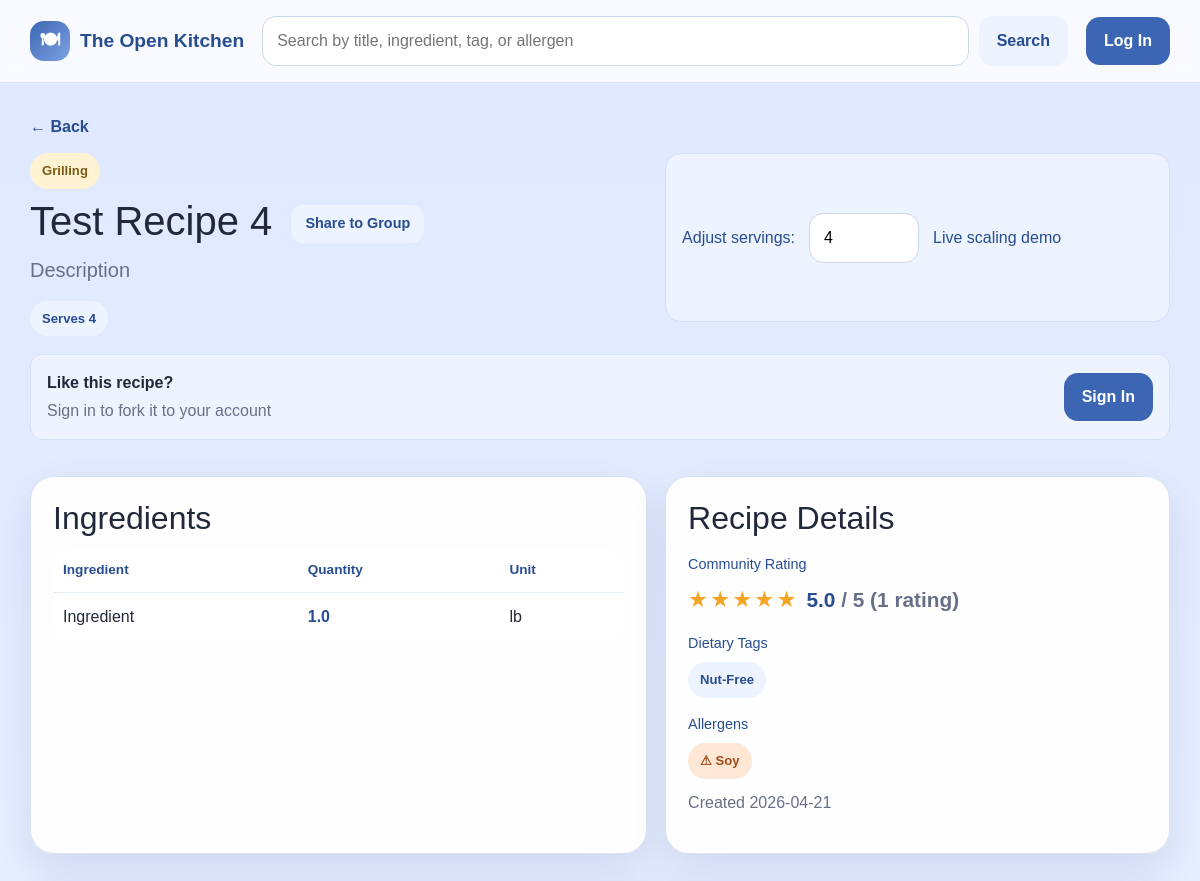
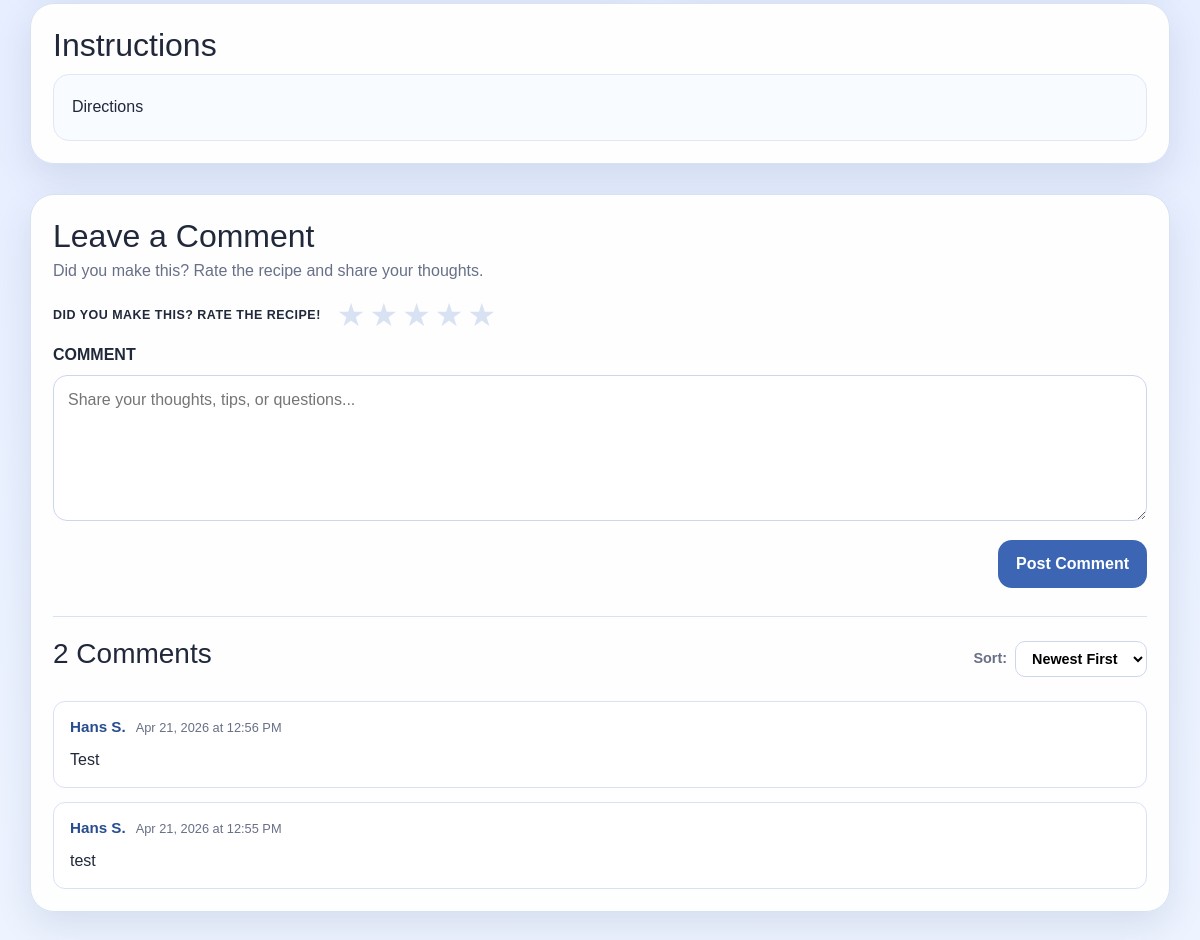
The page /recipe/10 on the database its author committed (2 pictures, top to bottom).
### app/models.py (models this page shows, shortened)
class RecipeCategory(db.Model):
    __tablename__ = 'recipe_categories'
    id = db.Column(db.Integer, primary_key=True)
    recipeID = db.Column(db.Integer, db.ForeignKey('recipes.id'), nullable=False)
    categoryID = db.Column(db.Integer, db.ForeignKey('categories.id'), nullable=False)
    category = db.relationship('Category', backref='recipe_categories')

class Category(db.Model):
    __tablename__ = 'categories'
    id = db.Column(db.Integer, primary_key=True)
    name = db.Column(db.String(32), unique=True, nullable=False)

class Recipe(db.Model):
    __tablename__ = 'recipes'
    id = db.Column(db.Integer, primary_key=True)
    authorID = db.Column(db.Integer, db.ForeignKey('users.id'), nullable=False)
    title = db.Column(db.String(150), nullable=False)
    description = db.Column(db.Text, nullable=True)
    instructions = db.Column(db.Text, nullable=False)
    forkedFrom = db.Column(db.Integer, db.ForeignKey('recipes.id'), nullable=True)
    baseServings = db.Column(db.Integer, nullable=False)
    prepTime = db.Column(db.Integer, nullable=True)
    cookTime = db.Column(db.Integer, nullable=True)
    dateCreated = db.Column(db.DateTime, nullable=False, default=datetime.now)
    ingredients = db.relationship('Ingredient', backref='recipe', lazy=True, cascade='all, delete-orphan')
    categories = db.relationship('RecipeCategory', backref='recipe', lazy=True, cascade='all, delete-orphan')
    dietary_tags = db.relationship('RecipeDietaryTag', backref='recipe', lazy=True, cascade='all, delete-orphan')
    allergens = db.relationship('RecipeAllergen', backref='recipe', lazy=True, cascade='all, delete-orphan')

class Ingredient(db.Model):
    __tablename__ = 'ingredients'
    id = db.Column(db.Integer, primary_key=True)
    recipeID = db.Column(db.Integer, db.ForeignKey('recipes.id'), nullable=False)
    unitID = db.Column(db.Integer, db.ForeignKey('measurement_units.id'), nullable=False)
    name = db.Column(db.String(32), nullable=False)
    quantity = db.Column(db.Float, nullable=False)

class MeasurementUnit(db.Model):
    __tablename__ = 'measurement_units'
    id = db.Column(db.Integer, primary_key=True)
    name = db.Column(db.String(32), unique=True, nullable=False)
    abbreviation = db.Column(db.String(32), unique=True, nullable=False)
    system = db.Column(db.String(32), nullable=False)
    isActive = db.Column(db.Boolean, default=True)
    ingredients = db.relationship('Ingredient', backref='unit', lazy=True)

class RecipeDietaryTag(db.Model):
    __tablename__ = 'recipe_dietary_tags'
    id = db.Column(db.Integer, primary_key=True)
    recipeID = db.Column(db.Integer, db.ForeignKey('recipes.id'), nullable=False)
    dietaryTagID = db.Column(db.Integer, db.ForeignKey('dietary_tags.id'), nullable=False)
    dietaryTag = db.relationship('DietaryTag', backref='recipe_dietary_tags')

class DietaryTag(db.Model):
    __tablename__ = 'dietary_tags'
    id = db.Column(db.Integer, primary_key=True)
    name = db.Column(db.String(32), unique=True, nullable=False)

class RecipeAllergen(db.Model):
    __tablename__ = 'recipe_allergens'
    id = db.Column(db.Integer, primary_key=True)
    recipeID = db.Column(db.Integer, db.ForeignKey('recipes.id'), nullable=False)
    allergenID = db.Column(db.Integer, db.ForeignKey('allergens.id'), nullable=False)
    allergen = db.relationship('Allergen', backref='recipe_allergens')

class Allergen(db.Model):
    __tablename__ = 'allergens'
    id = db.Column(db.Integer, primary_key=True)
    name = db.Column(db.String(32), unique=True, nullable=False)

class Comment(db.Model):
    __tablename__ = 'comments'
    id = db.Column(db.Integer, primary_key=True)
    recipeID = db.Column(db.Integer, db.ForeignKey('recipes.id'), nullable=False)
    userID = db.Column(db.Integer, db.ForeignKey('users.id'), nullable=False)
    content = db.Column(db.Text, nullable=True)
    dateCreated = db.Column(db.DateTime, nullable=False, default=datetime.now)

### app/routes.py (the view)
@app.route('/recipe/<int:recipe_id>')
def view_recipe(recipe_id):
    uid = current_user_id()
    user = get_current_user()
    recipe = Recipe.query.get_or_404(recipe_id)
    ingredients = Ingredient.query.filter_by(recipeID=recipe_id).all()
    categories = RecipeCategory.query.filter_by(recipeID=recipe_id).all()
    dietary_tags = RecipeDietaryTag.query.filter_by(recipeID=recipe_id).all()
    allergens = RecipeAllergen.query.filter_by(recipeID=recipe_id).all()
    avg_rating, rating_count = _get_avg_rating(recipe_id)
    user_rating = Rating.query.filter_by(recipeID=recipe_id, userID=uid).first() if uid else None
    is_saved = False
    if uid:
        is_saved = SavedRecipe.query.filter_by(userID=uid, recipeID=recipe_id).first() is not None
    sort = request.args.get('sort', 'newest')
    order = Comment.dateCreated.asc() if sort == 'oldest' else Comment.dateCreated.desc()
    comments = Comment.query.filter_by(recipeID=recipe_id).order_by(order).all()
    for c in comments:
        c.author_name = _comment_author(c)
    toast_notif = None
    toast_id = session.pop('toast_notification_id', None)
    if toast_id:
        toast_notif = Notification.query.get(toast_id)
    memberships = GroupMember.query.filter_by(userID=uid).all() if uid else []
    return render_template(
        'view_recipe.html',
        recipe=recipe,
        current_user=user,
        ingredients=ingredients,
        categories=categories,
        dietary_tags=dietary_tags,
        allergens=allergens,
        avg_rating=avg_rating,
        rating_count=rating_count,
        user_rating=user_rating,
        is_saved=is_saved,
        comments=comments,
        sort=sort,
        toast_notif=toast_notif,
        memberships=memberships,
    )

### app/routes.py (called while the page is built)
def get_current_user():
    if 'user_id' in session:
        return User.query.get(session['user_id'])
    return None

def current_user_id():
    return session.get('user_id')

def _get_avg_rating(recipe_id):
    result = db.session.query(func.avg(Rating.stars), func.count(Rating.id)).filter_by(recipeID=recipe_id).one()
    avg = round(result[0], 1) if result[0] else None
    count = result[1]
    return avg, count

def _comment_author(comment):
    user = User.query.get(comment.userID)
    return f"{user.firstName} {user.lastName[0]}." if user else "Anonymous"

def _get_notifications():
    uid = current_user_id()
    if uid is None:
        return []
    return Notification.query.filter_by(userID=uid).order_by(Notification.dateCreated.desc()).all()

@app.context_processor
def inject_notifications():
    notifications = _get_notifications()
    has_unread = any(not n.isRead for n in notifications)
    return dict(notifications=notifications, has_unread=has_unread)

### app/templates/view_recipe.html (shortened to what this page needs)
{% extends "base.html" %}
{% block content %}
<a href="javascript:void(0)" onclick="goBack()" class="back-link">← Back</a>
<section class="recipe-view-shell">
    <div class="recipe-hero">
        <div>
            <div class="pill-row push-bottom-small">
                {% for rc in categories %}
                <span class="mini-pill">{{ rc.category.name }}</span>
                {% endfor %}
            </div>
            <h1>
                {{ recipe.title }}
                <button type="button" class="btn btn-secondary btn-sm ms-2"
                        data-bs-toggle="modal" data-bs-target="#shareToGroupModal">
                    Share to Group
                </button>
            </h1>
            <p class="lead">{{ recipe.description or 'A saved Open Kitchen recipe.' }}</p>
            <div class="pill-row push-top-small">
                <span class="pill">Serves {{ recipe.baseServings }}</span>
            </div>
        </div>
        <div class="scale-preview-box compact-view">
            <label for="adjustServings">Adjust servings:</label>
            <input type="number" id="adjustServings" min="1" value="{{ recipe.baseServings }}" oninput="scaleIngredients(this.value)">
            <span>Live scaling demo</span>
        </div>
    </div>
    {% if current_user and current_user.id != recipe.authorID %}
    <div style="margin-bottom: 18px; padding: 16px; background: #edf3ff; border: 1px solid #d4e1fb; border-radius: var(--radius-sm); display: flex; align-items: center; justify-content: space-between; gap: 16px;">
        <div>
            <p style="margin: 0; color: var(--text); font-weight: 600;">Like this recipe?</p>
            <p class="muted-small" style="margin: 4px 0 0 0;">Fork it to your account and customize it, or save it to your profile</p>
        </div>
        <div style="display: flex; gap: 10px;">
            <form method="POST" action="{{ url_for('fork_recipe', recipe_id=recipe.id) }}" style="margin: 0;">
                <button type="submit" class="btn btn-primary">Fork Recipe</button>
            </form>
            <form method="POST" action="{{ url_for('save_recipe', recipe_id=recipe.id) }}" style="margin: 0;">
                <button type="submit" class="btn {% if is_saved %}btn-secondary{% else %}btn-light{% endif %}" style="{% if is_saved %}background: #d4ffd4; color: #166b16; border: 1px solid #b1f1b1;{% endif %}">
                    {% if is_saved %}Saved{% else %}Save{% endif %}
                </button>
            </form>
        </div>
    </div>
    {% elif not current_user %}
    <div style="margin-bottom: 18px; padding: 16px; background: #edf3ff; border: 1px solid #d4e1fb; border-radius: var(--radius-sm); display: flex; align-items: center; justify-content: space-between; gap: 16px;">
        <div>
            <p style="margin: 0; color: var(--text); font-weight: 600;">Like this recipe?</p>
            <p class="muted-small" style="margin: 4px 0 0 0;">Sign in to fork it to your account</p>
        </div>
        <a href="{{ url_for('login') }}" class="btn btn-primary">Sign In</a>
    </div>
    {% endif %}
    <div class="content-grid">
        <article class="panel-card" id="ingredients-section">
            <h2>Ingredients</h2>
            <table class="ingredient-table view-mode">
                <thead>
                    <tr>
                        <th>Ingredient</th>
                        <th>Quantity</th>
                        <th>Unit</th>
                    </tr>
                </thead>
                <tbody>
                    {% for ing in ingredients %}
                    <tr>
                        <td>{{ ing.name }}</td>
                        <td><span class="scaled-qty" data-base="{{ ing.quantity }}">{{ ing.quantity }}</span></td>
                        <td>{{ ing.unit.abbreviation }}</td>
                    </tr>
                    {% endfor %}
                </tbody>
            </table>
        </article>
        <article class="panel-card">
            <h2>Recipe Details</h2>
            <h3 class="tiny-heading">Community Rating</h3>
            <div class="avg-rating-display">
                {% if avg_rating %}
                    <div class="star-display" aria-label="{{ avg_rating }} out of 5 stars">
                        {% for i in range(1, 6) %}
                            {% if i <= avg_rating|round(0, 'floor')|int %}
                                <span class="star filled">★</span>
                            {% elif i - 0.5 <= avg_rating %}
                                <span class="star half">★</span>
                            {% else %}
                                <span class="star empty">★</span>
                            {% endif %}
                        {% endfor %}
                    </div>
                    <span class="avg-score">{{ avg_rating }}<span class="muted-small"> / 5 ({{ rating_count }} rating{{ 's' if rating_count != 1 }})</span></span>
                {% else %}
                    <span class="muted-small">No ratings yet — be the first!</span>
                {% endif %}
            </div>
            {% if dietary_tags %}
            <h3 class="tiny-heading">Dietary Tags</h3>
            <div class="pill-row push-bottom-small">
                {% for dt in dietary_tags %}
                <span class="pill">{{ dt.dietaryTag.name }}</span>
                {% endfor %}
            </div>
            {% endif %}
            {% if allergens %}
            <h3 class="tiny-heading">Allergens</h3>
            <div class="pill-row">
                {% for ra in allergens %}
                <span class="pill allergen-pill">⚠ {{ ra.allergen.name }}</span>
                {% endfor %}
            </div>
            {% endif %}
            <p class="muted-small push-top">Created {{ recipe.dateCreated.strftime('%Y-%m-%d') }}</p>
        </article>
    </div>
    <article class="panel-card push-top" id="instructions-section">
        <h2>Instructions</h2>
        <div class="instructions-box">{{ recipe.instructions }}</div>
    </article>
    <article class="panel-card push-top" id="comments-section">
        <div class="leave-comment-wrap">
            <h2>Leave a Comment</h2>
            <p class="muted-small">Did you make this? Rate the recipe and share your thoughts.</p>
            <form method="POST" action="{{ url_for('post_comment', recipe_id=recipe.id) }}">
                <div class="leave-comment-rating-row">
                    <span class="leave-comment-rate-label">DID YOU MAKE THIS? RATE THE RECIPE!</span>
                    <div class="star-picker" id="starPicker">
                        {% for i in range(1, 6) %}
                        <label class="star-label" title="{{ i }} star{{ 's' if i != 1 }}">
                            <span class="star-icon {% if user_rating and i <= user_rating.stars %}active{% endif %}">★</span>
                        </label>
                        {% endfor %}
                    </div>
                </div>
                <div class="field-block push-top">
                    <label for="commentText">COMMENT</label>
                    <textarea id="commentText" name="content" rows="5" placeholder="Share your thoughts, tips, or questions..."></textarea>
                </div>
                <div class="comment-form-actions push-top">
                    <button type="submit" class="btn btn-primary">Post Comment</button>
                </div>
            </form>
        </div>
        {% if comments %}
        <div class="comments-divider"></div>
        <div class="comments-header">
            <h3>{{ comments|length }} Comment{{ 's' if comments|length != 1 }}</h3>
            <div class="sort-control">
                <label for="sortComments">Sort:</label>
                <select id="sortComments" onchange="window.location = '?sort=' + this.value + '#comments-section'">
                    <option value="newest" {% if sort == 'newest' %}selected{% endif %}>Newest First</option>
                </select>
            </div>
        </div>
        <div class="comments-list">
            {% for comment in comments %}
            <div class="comment-item">
                <div class="comment-meta">
                    <span class="comment-author">{{ comment.author_name }}</span>
                    <span class="comment-date">{{ comment.dateCreated.strftime('%b %d, %Y at %I:%M %p') }}</span>
                </div>
                <p class="comment-body">{{ comment.content }}</p>
            </div>
            {% endfor %}
        </div>
        {% else %}
        <p class="muted-small push-top">No comments yet — be the first!</p>
        {% endif %}
    </article>
</section>
{% endblock %}

### rows shown on the page
RecipeCategory: category.name "Grilling"
Recipe: title "Test Recipe 4", description "Description", baseServings "4", dateCreated "2026-04-21", instructions "Directions"
Ingredient: name "Ingredient", quantity "1.0", unit.abbreviation "lb"
RecipeDietaryTag: dietaryTag.name "Nut-Free"
RecipeAllergen: allergen.name "Soy"
Comment: author_name "Hans S.", dateCreated "Apr 21, 2026 at 12:56 PM", content "Test"
Comment: author_name "Hans S.", dateCreated "Apr 21, 2026 at 12:55 PM", content "test"

### other values the page prints
{{ avg_rating }} "5.0"
{{ rating_count }} "1"
{{ comments|length }} "2"
{{ 's' if comments|length != 1 }} "s"
